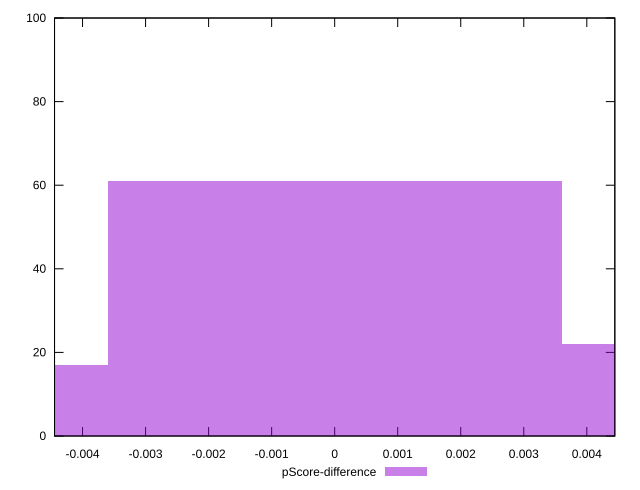

This chart was generated by the following gnuplot code:
reset

$pScoreDifference <<EOF
0 61
0.007207246830165176 22
-0.007207246830165176 17
EOF

set key outside below
set boxwidth 0.007207246830165176
set xrange [-0.004444444444444362:0.004444444444444473]
set yrange [0:100]
set trange [0:100]
set style fill transparent solid 0.5 noborder
set terminal svg size 640, 490 enhanced background rgb 'white'
set output "report_00009_2021-02-08T22-37-41.559Z/uses-http2/samples/pages+cached+noadtech+nomedia/pScore-difference/histogram.svg"

plot $pScoreDifference title "pScore-difference" with boxes

reset
